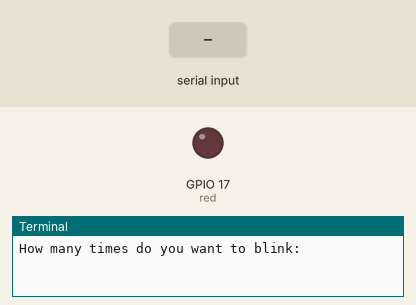
A program run on a simulated Raspberry Pi (BCM pin numbers). Parts: output pins drawn as LEDs (lit = HIGH), the last lines printed to the terminal. Dashed ring = blinking. The inputs (shaded band) are chosen by the test bench. At 11.3 s the program stops and its outputs stay as they are.

Above: at 1.2 s.
1.3 s: "5" typed at the terminal, then Enter
At 1.9 s:
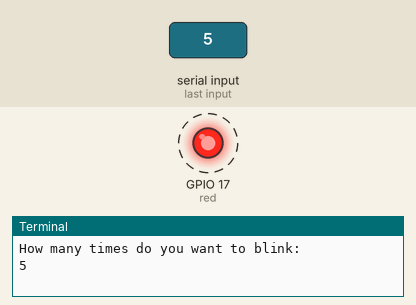
Timing chart, 0 to 11.8 s (numbered marks = the images above; inputs shaded):
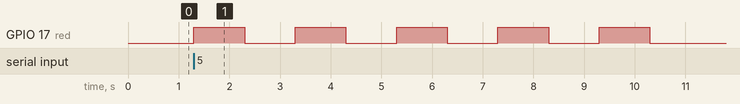

The program:

ledfirst.py
```python
import RPi.GPIO as GPIO
import time
import sys
GPIO.setmode(GPIO.BCM)
red=17

GPIO.setup(red,GPIO.OUT)
blink = int(input("How many times do you want to blink: "))
for i in range(blink):
    GPIO.output(red,True)
    time.sleep(1)
    GPIO.output(red,False)
    time.sleep(1)
GPIO.cleanup()
```

Measured:
- after the input at 1.3 s, GPIO 17 (red): alternates HIGH for 1.0 s and LOW for 1.0 s, starting at once
